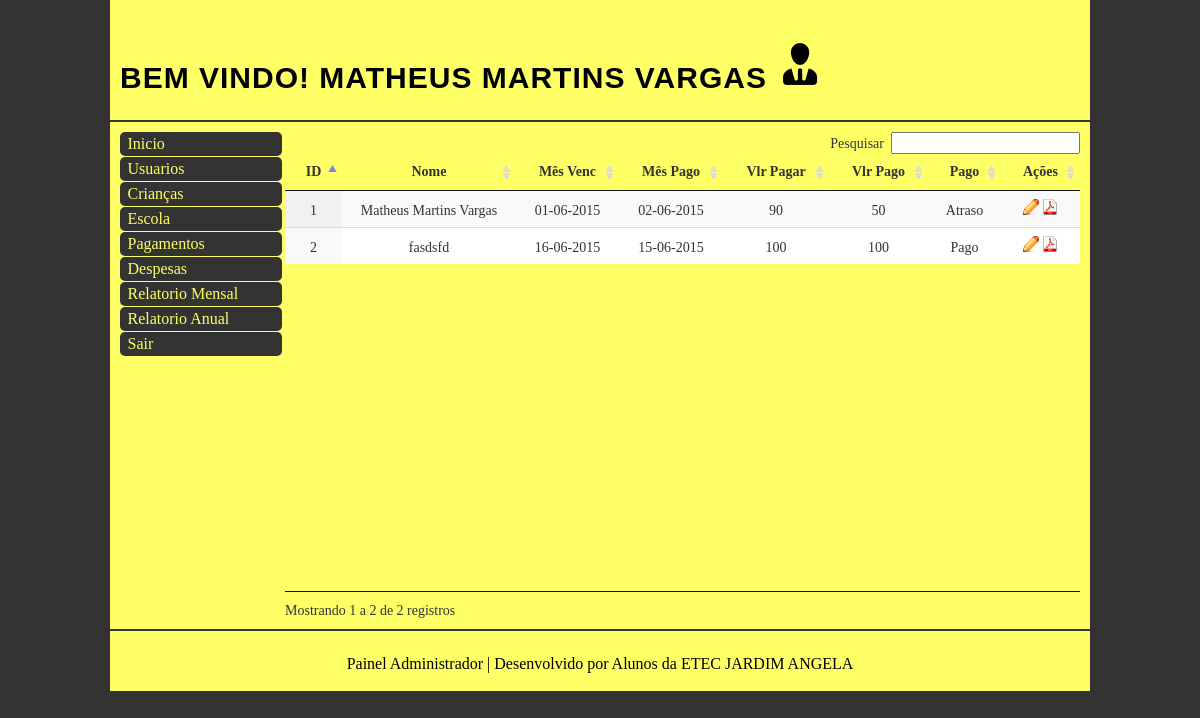
The app's page /php/listar_pagamento.php (signed in) with its own data.
### tables this page shows
CREATE TABLE IF NOT EXISTS `parcela` (
  `id_parcela` int(11) NOT NULL AUTO_INCREMENT,
  `dt_pagamento` date NOT NULL,
  `dt_vencimento` date NOT NULL,
  `valor` double NOT NULL,
  `valor_pg` double NOT NULL,
  `pago` varchar(20) NOT NULL,
  `cpf_resp` varchar(20) NOT NULL,
  PRIMARY KEY (`id_parcela`),
  KEY `FK_parcela_responsavel` (`cpf_resp`),
  CONSTRAINT `FK_parcela_responsavel` FOREIGN KEY (`cpf_resp`) REFERENCES `responsavel` (`cpf_resp`) ON UPDATE CASCADE
);

CREATE TABLE IF NOT EXISTS `responsavel` (
  `id_resp` int(11) NOT NULL AUTO_INCREMENT,
  `nome_resp` varchar(50) DEFAULT NULL,
  `sexo_resp` varchar(10) DEFAULT NULL,
  `dt_nasc_resp` date DEFAULT NULL,
  `cpf_resp` varchar(20) DEFAULT NULL,
  `rg_resp` varchar(15) DEFAULT NULL,
  `num_dependentes` int(11) DEFAULT NULL,
  `email` varchar(255) DEFAULT NULL,
  `senha` varchar(12) DEFAULT NULL,
  `tel_principal` varchar(20) DEFAULT NULL,
  `tel_recado` varchar(20) DEFAULT NULL,
  `data de cadastro` timestamp NULL DEFAULT CURRENT_TIMESTAMP,
  `status` varchar(10) DEFAULT NULL,
  `condicao` varchar(50) DEFAULT NULL,
  PRIMARY KEY (`id_resp`),
  UNIQUE KEY `cpf_resp` (`cpf_resp`),
  UNIQUE KEY `email` (`email`)
);

### php/listar_pagamento.php (the view, shortened to what this page needs)
<?php include('header.php');?>
<link href="../css/data-table.css" rel="stylesheet" type="text/css">
<div id=content>
<table cellspacing="0" cellpadding="0" border="0" class="display" id="listausers">
			<thead>
				<tr>
					<th>ID</th><th>Nome</th><th>Mês Venc</th><th>Mês Pago</th><th>Vlr Pagar</th><th>Vlr Pago</th><th>Pago</th><th>Ações</th>
				</tr>
			</thead>
<?php
include "../Connections/conexao.php";
$sql = "SELECT * FROM parcela INNER JOIN responsavel on (parcela.cpf_resp = responsavel.cpf_resp)";
$query = $mysqli->query($sql);
while ($dados = $query->fetch_array())
	{
		echo '<tr><td align="center"> ' . utf8_encode($dados['id_parcela']) . '<br /></td>';
		echo '<td align="center"> ' . utf8_encode($dados['nome_resp']) . '<br /></td>';
$data = date($dados['dt_vencimento']);
$data2 = date($dados['dt_pagamento']);
$data = implode("-", array_reverse(explode("-",$data)));
$data2 = implode("-", array_reverse(explode("-",$data2)));
		echo '<td align="center"> ' . utf8_encode($data) . '<br /></td>';
		echo '<td align="center"> ' . $data = utf8_encode($data2) . '<br /></td>';
		echo '<td align="center"> ' . utf8_encode($dados['valor']) . '<br /></td>';
		echo '<td align="center"> ' . utf8_encode($dados['valor_pg']) . '<br /></td>';
		echo '<td align="center"> ' . utf8_encode($dados['pago']) . '<br /></td>';
		echo '<td align="center">
					<a href="alterar_pagamento.php?id_parcela='. ($dados['id_parcela']).'" title="Editar"><img src="../img/edit.png" alt="Editar" /></a>
					<a href="../Relatorio/boleto.php?id_parcela='. ($dados['id_parcela']).' "  title="Imprimir"><img src="../img/pdf.png" alt="Imprimir" /></a>
					</tr></td>';
	}
?>
</table>
</div>
<?php include('sidebar.php'); ?>
<?php include('footer.php'); ?>

### css/boilerplate.css (style rules this page uses)
html { font-size: 100%; overflow-y: scroll; -webkit-text-size-adjust: 100%; -ms-text-size-adjust: 100%; }
body { margin: 0; font-size: 13px; line-height: 1.231; }
body, button, input, select, textarea { font-family: sans-serif; color: #222; }
a { color: #00e; }
img { border: 0; -ms-interpolation-mode: bicubic; vertical-align: middle; }
table { border-collapse: collapse; border-spacing: 0; }
td { vertical-align: top; }

### css/style.css (style rules this page uses)
body.painel { font:14px Georgia, "Times New Roman", Times, serif; color:#333; background: #333333; }
a:link, a:active, a:visited { text-decoration: none; color:#FFFF66; }
#content { float: right; width:795px; padding-left: 15px; }
body { width: 100%; height: 100%; font-family: 'Lato',sans-serif; font-weight: 300; color: #666; background-color: #000000; }
html { width: 100%; height: 100%; }
a { color: #28c3ab; -webkit-transition: all .2s ease-in-out; -moz-transition: all .2s ease-in-out; transition: all .2s ease-in-out; }

### css/data-table.css (style rules this page uses)
table.dataTable { width: 100%; margin: 0 auto; clear: both; border-collapse: separate; border-spacing: 0; }
table.dataTable thead th, table.dataTable tfoot th { font-weight: bold; }
table.dataTable thead th, table.dataTable thead td { padding: 10px 18px; border-bottom: 1px solid #111111; }
table.dataTable thead .sorting, table.dataTable thead .sorting_asc, table.dataTable thead .sorting_desc { cursor: pointer; *cursor: hand; }
table.dataTable thead .sorting, table.dataTable thead .sorting_asc, table.dataTable thead .sorting_desc, table.dataTable thead .sorting_asc_disabled, table.dataTable thead .sorting_desc_disabled { background-repeat: no-repeat; background-position: center right; }
table.dataTable thead .sorting { background-image: url("../images/sort_both.png"); }
table.dataTable thead .sorting_asc { background-image: url("../images/sort_asc.png"); }
table.dataTable tbody tr { background-color: white; }
table.dataTable tbody th, table.dataTable tbody td { padding: 8px 10px; }
table.dataTable.row-border tbody th, table.dataTable.row-border tbody td, table.dataTable.display tbody th, table.dataTable.display tbody td { border-top: 1px solid #dddddd; }
table.dataTable.row-border tbody tr:first-child th, table.dataTable.row-border tbody tr:first-child td, table.dataTable.display tbody tr:first-child th, table.dataTable.display tbody tr:first-child td { border-top: none; }
table.dataTable.stripe tbody tr.odd, table.dataTable.display tbody tr.odd { background-color: #f9f9f9; }
table.dataTable.order-column tbody tr > .sorting_1, table.dataTable.order-column tbody tr > .sorting_2, table.dataTable.order-column tbody tr > .sorting_3, table.dataTable.display tbody tr > .sorting_1, table.dataTable.display tbody tr > .sorting_2, table.dataTable.display tbody tr > .sorting_3 { background-color: #f9f9f9; }
table.dataTable.display tbody tr.odd > .sorting_1, table.dataTable.order-column.stripe tbody tr.odd > .sorting_1 { background-color: #f1f1f1; }
table.dataTable.display tbody tr.even > .sorting_1, table.dataTable.order-column.stripe tbody tr.even > .sorting_1 { background-color: #f9f9f9; }
table.dataTable.no-footer { border-bottom: 1px solid #111111; }
table.dataTable, table.dataTable th, table.dataTable td { -webkit-box-sizing: content-box; -moz-box-sizing: content-box; box-sizing: content-box; }
.dataTables_wrapper.no-footer div.dataTables_scrollHead table, .dataTables_wrapper.no-footer div.dataTables_scrollBody table { border-bottom: none; }

### records on screen
parcela: id_parcela "1", responsavel.nome_resp "Matheus Martins Vargas", dt_vencimento "01-06-2015", dt_pagamento "02-06-2015", valor "90", valor_pg "50", pago "Atraso"
parcela: id_parcela "2", responsavel.nome_resp "fasdsfd", dt_vencimento "16-06-2015", dt_pagamento "15-06-2015", valor "100", valor_pg "100", pago "Pago"

### other values on screen
$_SESSION['nome_resp'] "MATHEUS MARTINS VARGAS"
